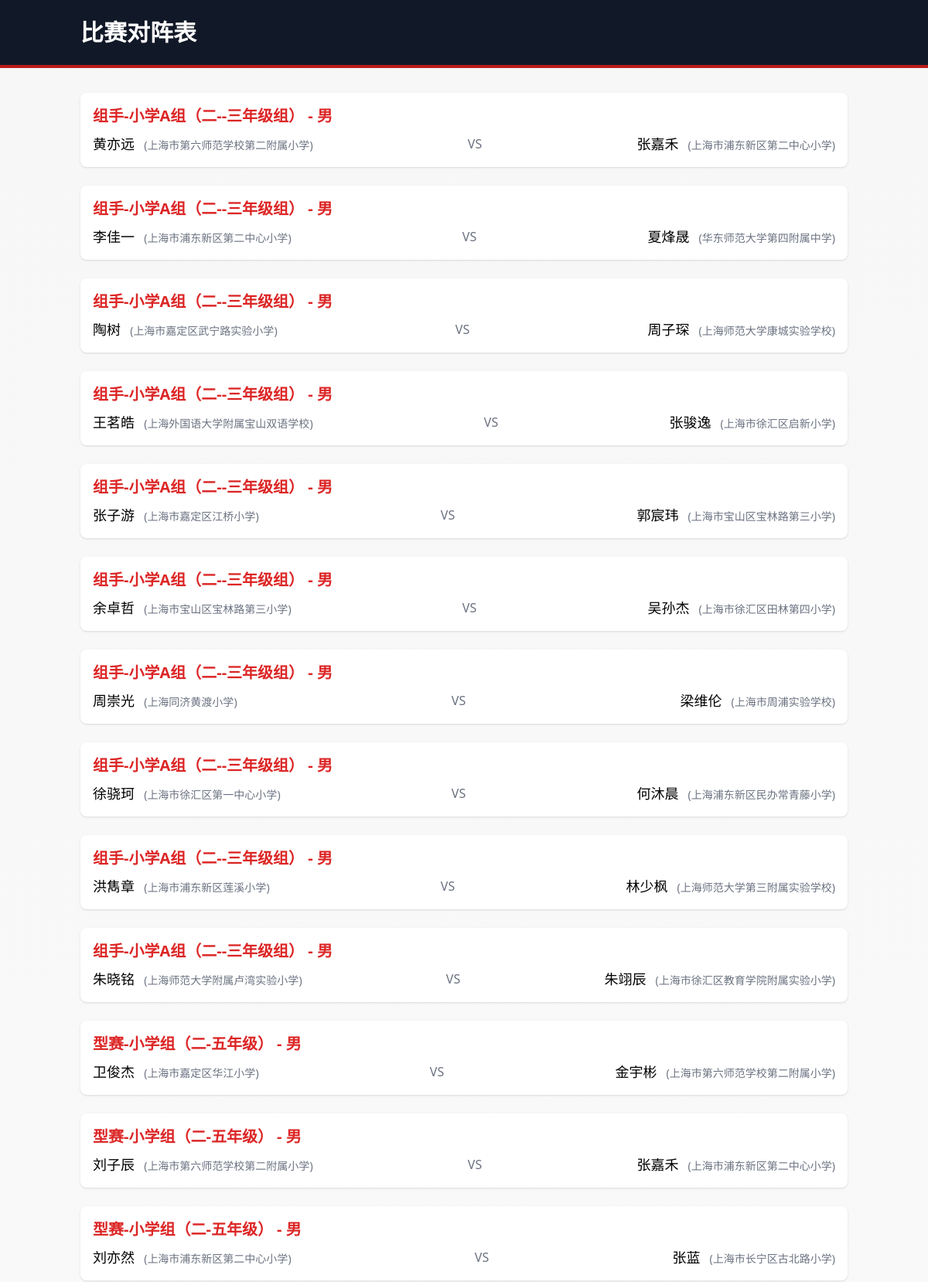
/stu_generate_matching (upper part), run on the app's committed database.
### app.py (models this page shows)
class AthStu(db.Model):
    __tablename__ = 'ath_stu'
    id = db.Column(db.Integer, primary_key=True)
    name = db.Column(db.String(100), nullable=False)
    gender = db.Column(db.String(10), nullable=False)
    birth = db.Column(db.Date, nullable=False)
    group = db.Column(db.String(50), nullable=False)
    program = db.Column(db.String(50), nullable=False)
    school = db.Column(db.String(100))
    district = db.Column(db.String(50))
    emergency_phone_call = db.Column(db.String(20), nullable=False)
    win_num = db.Column(db.Integer, default=0)

### app.py (the view)
@app.route('/stu_generate_matching')
def stu_generate_matching():
    groups = categorize_players()
    matches = []
    for gender in groups.get('students', {}):
        for group in groups['students'][gender]:
            for program in groups['students'][gender][group]:
                for subgroup in groups['students'][gender][group][program]:
                    players = groups['students'][gender][group][program][subgroup]
                    school_groups = {}
                    for player in players:
                        school = player.school or "未知学校"
                        if school not in school_groups:
                            school_groups[school] = []
                        school_groups[school].append(player)
                    all_players = []
                    for school, school_players in school_groups.items():
                        all_players.extend(school_players)
                    for i in range(0, len(all_players), 2):
                        if i + 1 < len(all_players):
                            if all_players[i].school == all_players[i+1].school:
                                continue
                            matches.append({
                                'player1': all_players[i].name,
                                'player2': all_players[i+1].name,
                                'gender': gender,
                                'group': group,
                                'program': program,
                                'subgroup': subgroup,
                                'school1': all_players[i].school,
                                'school2': all_players[i+1].school
                            })
    return render_template('stu_generate_matching.html', matches=matches)

### templates/stu_generate_matching.html (shortened to what this page needs)
<!DOCTYPE html>
<html lang="zh-CN">
<head>
    <script src="https://cdn.tailwindcss.com"></script>
</head>
<body class="min-h-screen flex flex-col">
    <header class="karate-header bg-gray-900 text-white py-6">
        <div class="container mx-auto px-4">
            <h1 class="text-3xl font-bold">比赛对阵表</h1>
        </div>
    </header>
    <main class="flex-grow container mx-auto px-4 py-8">
        {% if matches %}
        <div class="space-y-6">
            {% for match in matches %}
            <div class="bg-white p-4 rounded-lg shadow">
                <h3 class="text-xl font-semibold text-red-600 mb-2">
                    {{ match.group }} - {{ match.gender }}
                </h3>
                <div class="flex justify-between items-center">
                    <div>
                        <span class="text-lg">{{ match.player1 }}</span>
                        <span class="text-sm text-gray-500 ml-2">({{ match.school1 or '未知学校' }})</span>
                    </div>
                    <span class="mx-4 text-gray-500">VS</span>
                    <div>
                        <span class="text-lg">{{ match.player2 }}</span>
                        <span class="text-sm text-gray-500 ml-2">({{ match.school2 or '未知学校' }})</span>
                    </div>
                </div>
            </div>
            {% endfor %}
        </div>
        {% else %}
        <p class="text-lg text-center text-gray-600">暂无对阵数据</p>
        {% endif %}
    </main>
</body>
</html>

### templates/stu_generate_matching.html (style rules this page uses)
body { background: linear-gradient(to bottom, #f7f7f7, #ffffff); }
.karate-header { border-bottom: 4px solid #b91c1c; }

### data on the page
AthStu: group "组手-小学A组（二--三年级组）" "组手-小学A组（二--三年级组）" "组手-小学A组（二--三年级组）" "组手-小学A组（二--三年级组）" "组手-小学A组（二--三年级组）" "组手-小学A组（二--三年级组）" "组手-小学A组（二--三年级组）" "组手-小学A组（二--三年级组）" "组手-小学A组（二--三年级组）" "组手-小学A组（二--三年级组）"
AthStu: player1 "黄亦远", school "上海市第六师范学校第二附属小学"
AthStu: player2 "张嘉禾", school "上海市浦东新区第二中心小学"
AthStu: player1 "李佳一", school "上海市浦东新区第二中心小学"
AthStu: player2 "夏烽晟", school "华东师范大学第四附属中学"
AthStu: player1 "陶树", school "上海市嘉定区武宁路实验小学"
AthStu: player2 "周子琛", school "上海师范大学康城实验学校"
AthStu: player1 "王茗皓", school "上海外国语大学附属宝山双语学校"
AthStu: player2 "张骏逸", school "上海市徐汇区启新小学"
AthStu: player1 "张子游", school "上海市嘉定区江桥小学"
AthStu: player2 "郭宸玮", school "上海市宝山区宝林路第三小学"
AthStu: player1 "余卓哲", school "上海市宝山区宝林路第三小学"
AthStu: player2 "吴孙杰", school "上海市徐汇区田林第四小学"
AthStu: player1 "周崇光", school "上海同济黄渡小学"
AthStu: player2 "梁维伦", school "上海市周浦实验学校"
AthStu: player1 "徐骁珂", school "上海市徐汇区第一中心小学"
AthStu: player2 "何沐晨", school "上海浦东新区民办常青藤小学"
AthStu: player1 "洪雋章", school "上海市浦东新区莲溪小学"
AthStu: player2 "林少枫", school "上海师范大学第三附属实验学校"
AthStu: player1 "朱晓铭", school "上海师范大学附属卢湾实验小学"
AthStu: player2 "朱翊辰", school "上海市徐汇区教育学院附属实验小学"
AthStu: group "型赛-小学组（二-五年级）" "型赛-小学组（二-五年级）" "型赛-小学组（二-五年级）", player1 "卫俊杰", school "上海市嘉定区华江小学"
AthStu: player2 "金宇彬", school "上海市第六师范学校第二附属小学"
AthStu: player1 "刘子辰", school "上海市第六师范学校第二附属小学"
AthStu: player2 "张嘉禾", school "上海市浦东新区第二中心小学"
AthStu: player1 "刘亦然", school "上海市浦东新区第二中心小学"
AthStu: player2 "张蓝", school "上海市长宁区古北路小学"

### other printed values
{{ match.gender }} "男" "男" "男" "男" "男" "男" "男" "男" "男" "男" "男" "男" "男"
